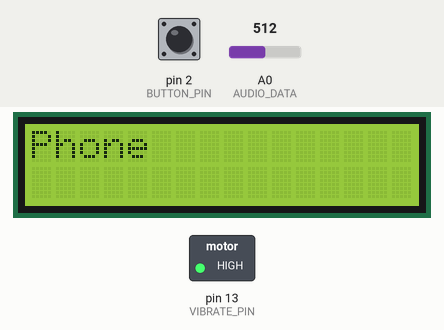
Recording of a sketch running on a simulated Arduino Uno, built with avr-gcc and run on an emulated ATmega328P. Shown: 16×2 character LCD, switched loads named in the sketch (green lamp = pin HIGH). Inputs (shaded band) come from the test bench; at power-on: pin 2 (BUTTON_PIN) LOW, A0 (AUDIO_DATA) = 512.

Above: at 1.2 s.
1.3 s: pin 2 (BUTTON_PIN) pulled HIGH for 1 s
At 2.3 s:
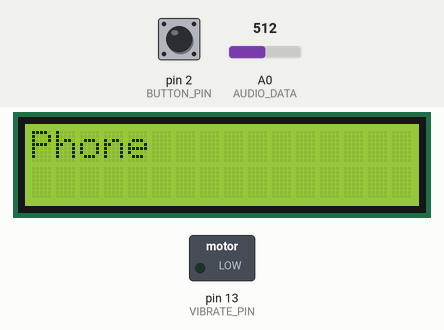
Timing chart, 0 to 12.9 s (numbered marks = the images above; inputs shaded):
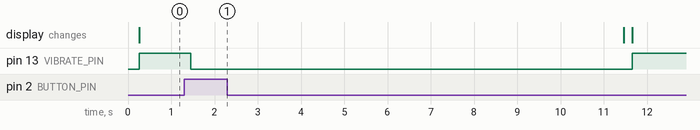

Measured:
- after the input at 1.3 s, pin 13 (VIBRATE_PIN): HIGH → LOW after 0.16 s, → HIGH 10.2 s later

The sketch:

sketch.ino
```cpp
// FFT


#include <LiquidCrystal_I2C.h>
#include <Wire.h>
#include <arduinoFFT.h>


#define SERIAL_PORT 9600
#define VIBRATE_PIN 13
#define BUTTON_PIN 2
#define AUDIO_DATA A0

#define BABY_VOL 100
#define BABY_FREQ 300
#define BABY_TXT "Baby Crying"

#define ALARM_VOL 100
#define ALARM_FREQ 200
#define ALARM_TXT "Alarm"

#define PHONE_VOL 100
#define PHONE_FREQ 150
#define PHONE_TXT "Phone"

#define VIBRATING_TIME 1000
bool isVibrating = false;
unsigned long vibratingTime = 0;

#define STOPPED_TIME 10000
bool isStopped = false;
unsigned long stoppedTime = 0;

double vol = 0;
double freq = 0;

LiquidCrystal_I2C lcd(0x27, 16, 2);
String content = "";

// FFT
ArduinoFFT<double> FFT = ArduinoFFT<double>();

#define SAMPLES 128              //SAMPLES-pt FFT. Must  be a base 2 number. Max 128 for Arduino Uno.
#define SAMPLING_FREQUENCY 9600  //Ts = Based on Nyquist, must be 2 times the highest expected frequency.

unsigned int samplingPeriod = round(1000000 * (1.0 / SAMPLING_FREQUENCY));
unsigned long microSeconds;

double vReal[SAMPLES];  //create vector of size SAMPLES to hold real values
double vImag[SAMPLES];  //create vector of size SAMPLES to hold imaginary values

double findPeak() {
  for (int i = 0; i < SAMPLES; i++) {
    microSeconds = micros();  //Returns the  number of microseconds since the Arduino board began running the current script.

    vReal[i] = analogRead(AUDIO_DATA);  //Reads the value from analog pin  0 (A0), quantize it and save it as a real term.
    vImag[i] = 0;                       //Makes  imaginary term 0 always


    /*remaining wait time between samples if  necessary*/
    while (micros() < (microSeconds + samplingPeriod)) {
      //do nothing
    }
  }

  /*Perform FFT on samples*/
  FFT.windowing(vReal, SAMPLES, FFT_WIN_TYP_HAMMING, FFT_FORWARD);
  FFT.compute(vReal, vImag, SAMPLES, FFT_FORWARD);
  FFT.complexToMagnitude(vReal, vImag, SAMPLES);


  /*Find peak frequency and print peak*/
  double peak = FFT.majorPeak(vReal, SAMPLES, SAMPLING_FREQUENCY);
  return peak;
}
// End of FFT

void setup() {
  pinMode(VIBRATE_PIN, OUTPUT);
  pinMode(AUDIO_DATA, INPUT);
  pinMode(BUTTON_PIN, INPUT);
  Serial.begin(SERIAL_PORT);


  lcd.init();
  lcd.backlight();
}

void loop() {
  if (isStopped) {
    if (millis() - stoppedTime > STOPPED_TIME) {
      isStopped = false;
      lcd.clear();
    }
    return;  // stop sensoring because user is acknowledged
  }

  if (digitalRead(BUTTON_PIN) == HIGH) {
    isStopped = true;
    isVibrating = false;
    stoppedTime = millis();
    digitalWrite(VIBRATE_PIN, LOW);
    return;  // user tap stop button
  }

  if (isVibrating && (millis() - vibratingTime < VIBRATING_TIME)) {
    return;  // keep vibrating for a while
  }

  // use Vol to set vibrating state
  vol = analogRead(AUDIO_DATA);

  if (vol > BABY_VOL) {
    content = BABY_TXT;
    isVibrating = true;
  }

  if (vol > ALARM_VOL) {
    content = ALARM_TXT;
    isVibrating = true;
  }

  if (vol > PHONE_VOL) {
    content = PHONE_TXT;
    isVibrating = true;
  }

  // use freq to set vibrating state
  freq = findPeak();

  if (freq > BABY_FREQ) {
    content = BABY_TXT;
    isVibrating = true;
  }

  if (freq > ALARM_FREQ) {
    content = ALARM_TXT;
    isVibrating = true;
  }

  if (freq > PHONE_FREQ) {
    content = PHONE_TXT;
    isVibrating = true;
  }

  handleVibrating();
}

void handleVibrating() {
  // decide vibrating
  if (isVibrating) {
    vibratingTime = millis();
    digitalWrite(VIBRATE_PIN, HIGH);
    lcd.setCursor(0, 0);
    lcd.print(content);
  } else {
    digitalWrite(VIBRATE_PIN, LOW);
    lcd.clear();
  }
}
```
